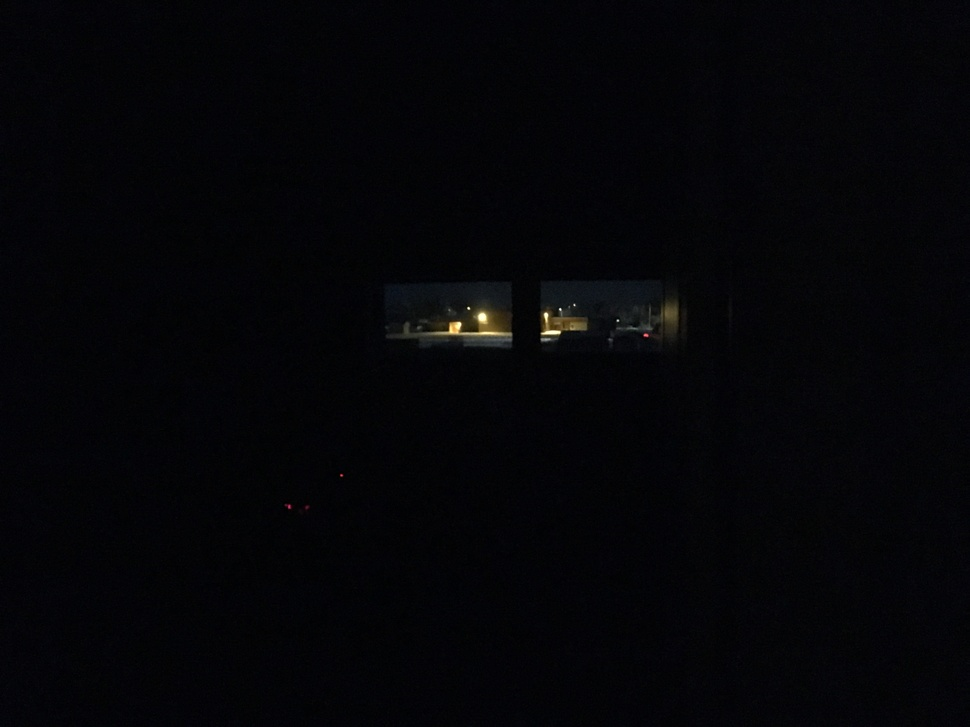
#> input picture pics/scene.jpg, 970 x 727 px, shrunk from 4032 x 3024 before the run, found by its file name
$ jupyter execute 'edge detection.ipynb'   (Python 2 division)
#> lines starting #> are read from the running program, lines starting #| are printed output that depends on the picture
#> further down, img is the input picture: shape (727, 970, 3); mean B, G, R 7.7, 4.9, 4.7
[cell 1]
import numpy as np
import random
import cv2

[cell 2]
# draws a line between 2 points
# [91 lines left out: functions drawLine, drawRandomLine, drawRandomWalk, drawPlant, not called in this run]

[cell 3]
def imgSubtractHorz(image):

    edit = np.copy(image)

    for row in range(0, edit.shape[0]):
        for col in range(0, edit.shape[1] - 1):
            edit[row][col] = image[row][col] - image[row][col+1]
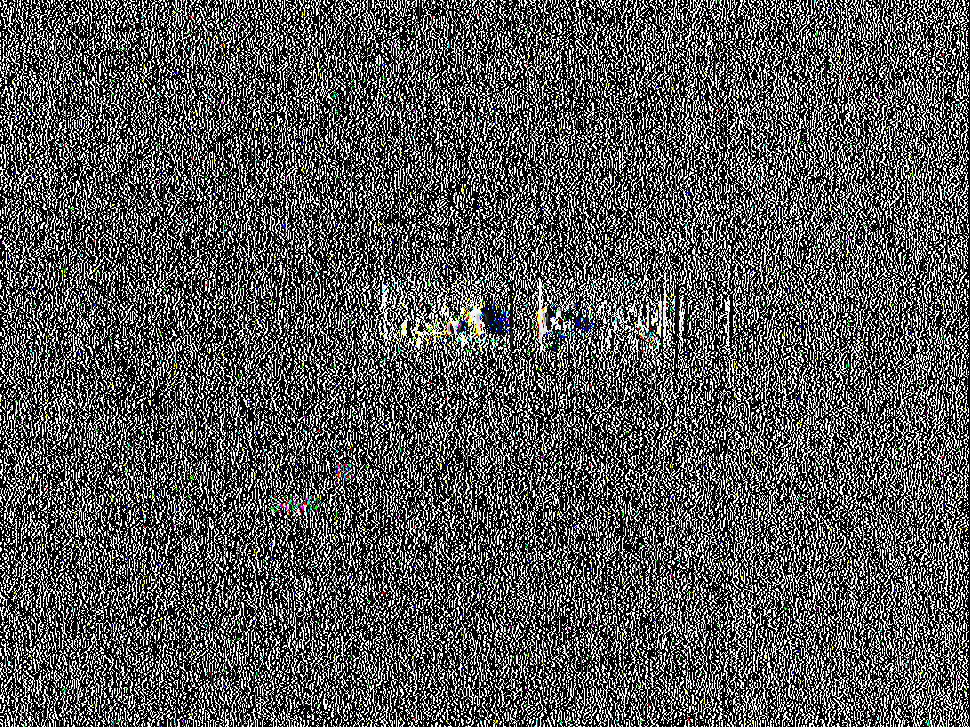
#> edit: shape (727, 970, 3); mean B, G, R 87.4, 86, 86.1

    return edit


def imgSubtractVert(image):

    edit = np.copy(image)

    for row in range(0, edit.shape[0]-1):
        for col in range(0, edit.shape[1]):
            edit[row][col] = image[row][col] - image[row+1][col]
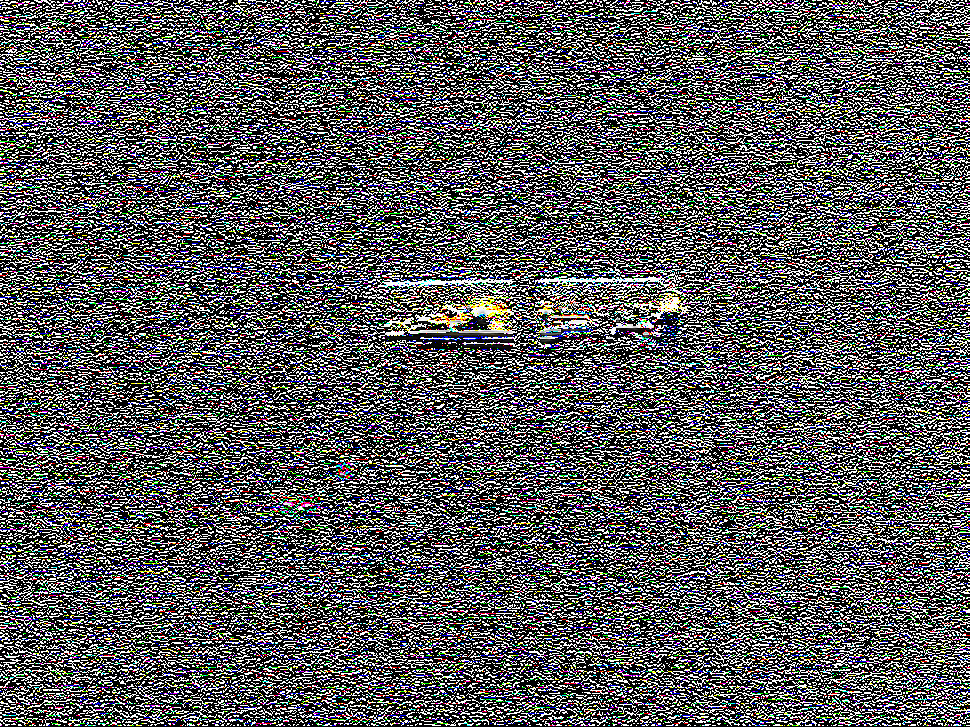
#> edit: shape (727, 970, 3); mean B, G, R 88.9, 87.8, 87.8

    return edit


#start of program
img = cv2.imread('pics\scene.jpg')

edit = imgSubtractHorz(img)
edit2 = imgSubtractVert(img)

cv2.imwrite('sceneEdit1.png',edit)
cv2.imwrite('sceneEdit2.png',edit2)

cv2.imshow('edit', edit)
cv2.imshow('edit2', edit2)
cv2.waitKey(0)
cv2.destroyAllWindows()
